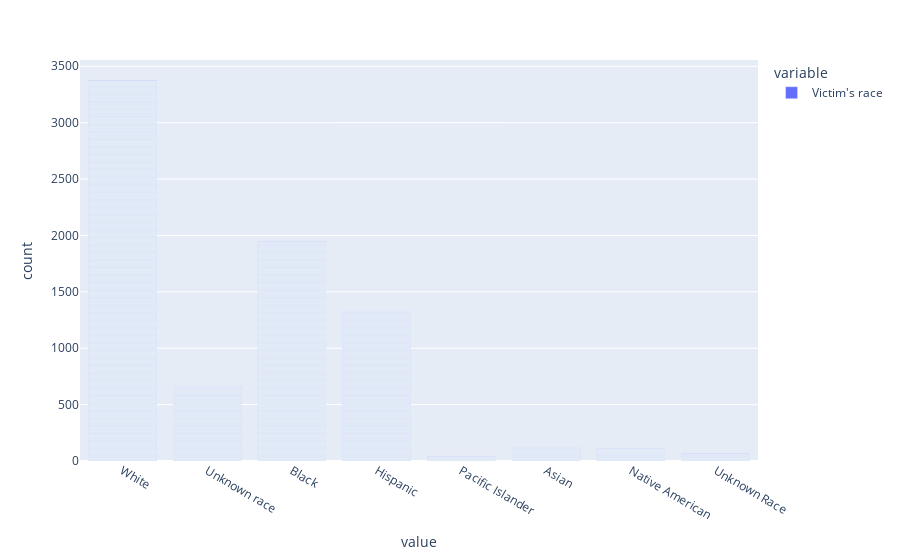

Here is the notebook cell this chart was saved with:
### Code cell
race_dist = police_killings.iloc[:,3]

fig = px.bar(race_dist)
fig.show()

### Figure 1 — Plotly figure (JSON) as saved in the notebook; plotly's stock layout.template omitted (floating-point values rounded to 4 significant figures; data arrays with more than 128 entries replaced by an {"elided": "..."} marker saying what was removed)
{"data": [{"alignmentgroup": "True", "hovertemplate": "variable=Victim's race<br>value=%{x}<br>count=%{y}<extra></extra>", "legendgroup": "Victim's race", "marker": {"color": "#636efa"}, "name": "Victim's race", "offsetgroup": "Victim's race", "orientation": "v", "showlegend": true, "textposition": "auto", "type": "bar", "x": {"elided": "7663 str values"}, "xaxis": "x", "y": {"elided": "7663 int values"}, "yaxis": "y"}], "layout": {"barmode": "relative", "legend": {"title": {"text": "variable"}, "tracegroupgap": 0}, "margin": {"t": 60}, "xaxis": {"anchor": "y", "domain": [0, 1], "title": {"text": "value"}}, "yaxis": {"anchor": "x", "domain": [0, 1], "title": {"text": "count"}}}}
